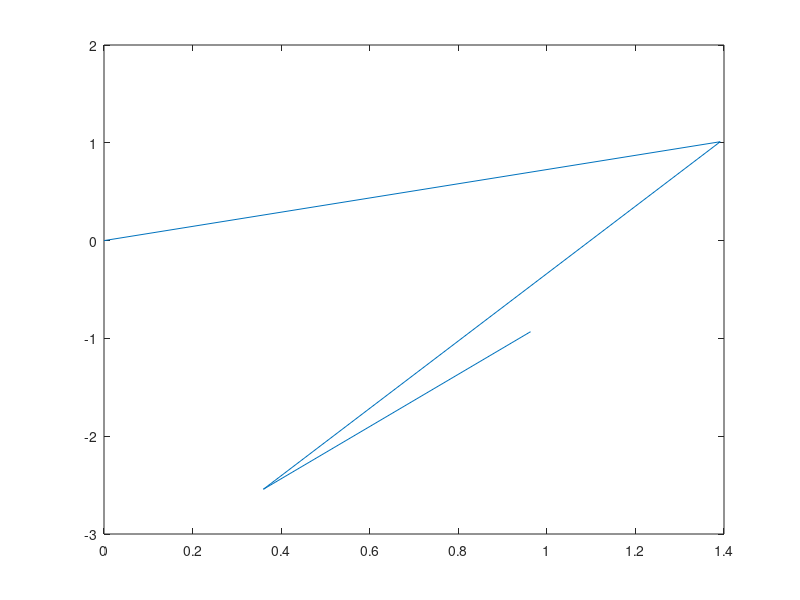

Write the MATLAB code that produced this figure.
clc

X = [0,0,0,0] ;
Y = [0,0,0,0] ;
l4 = 1.72;
l3 = 3.7;
l2 = 1.72;
l1 = 4.44;
theta1 = 0;
theta2 = 36;
A = 2*l1*l4*cosd(theta1)-2*l2*l4*cosd(theta2);
B = 2*l1*l4*sind(theta1)-2*l2*l4*sind(theta2);
C = l1^2 + l2^2 + l4^2 - l3^2 - 2*l1*l2*(cosd(theta1)*cosd(theta2)+sind(theta1)*sind(theta2));
theta3 = 2*atand((-B + sqrt(B^2 - C^2 + A^2))/(C-A))
%theta3 = 313;
theta4 = 69.47;
X(2) = l2*cosd(theta2) 
Y(2) = l2*sind(theta2)
X(3) = X(2) + l3*cosd(theta3) 
Y(3) = Y(2) + l3*sind(theta3)
X(4) = X(3) + l4*cosd(theta4)
Y(4) = Y(3) + l4*sind(theta4)

plot(X,Y);
